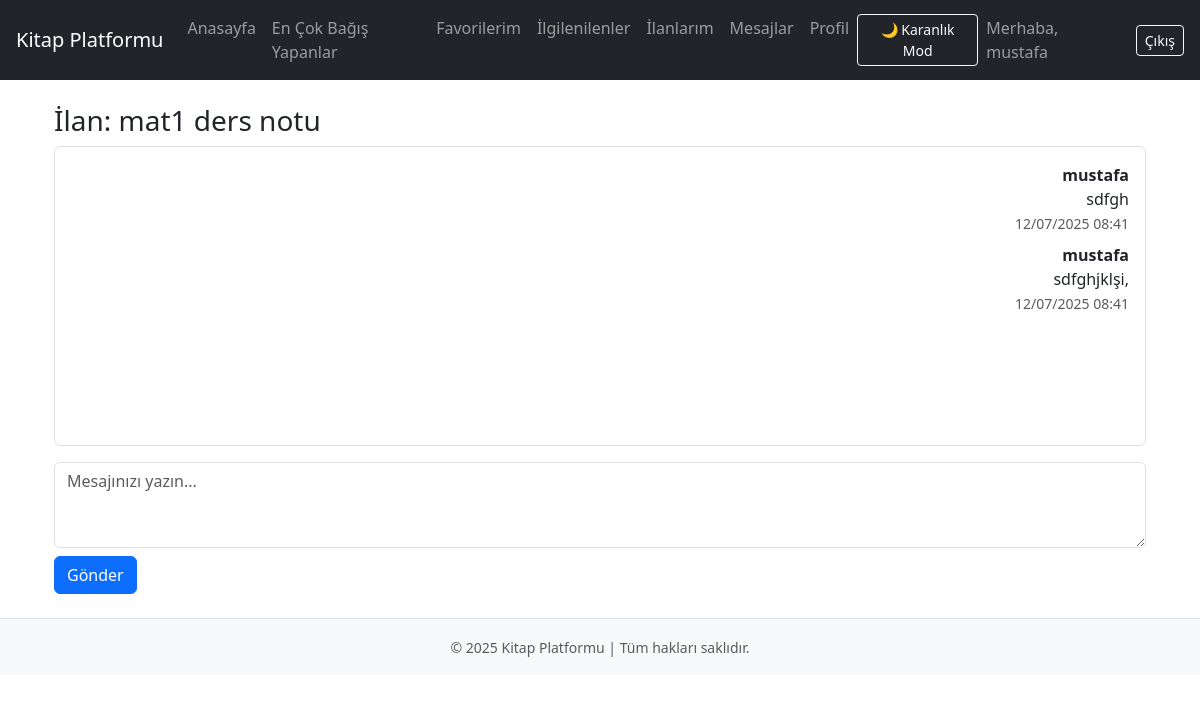
/conversation/1/ (signed in), run on an earlier commit of the app's database.
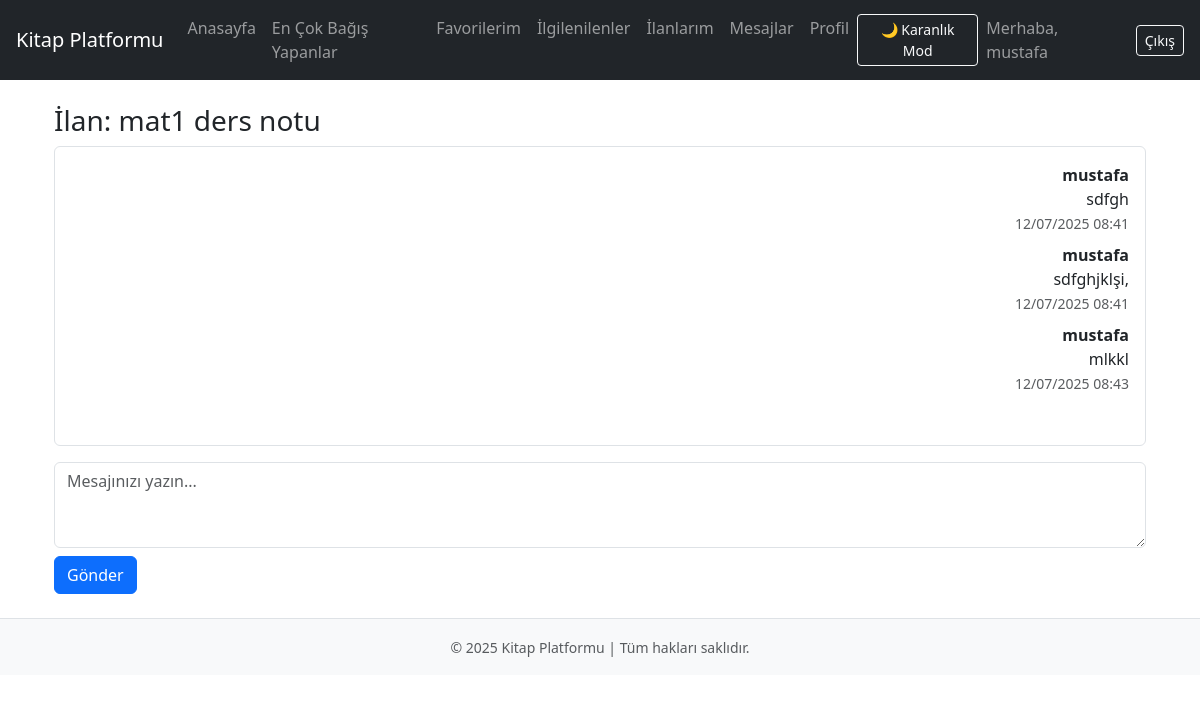
And on a later commit of the database.
### messaging/models.py (models this page shows, shortened)
class Message(models.Model):
    conversation = models.ForeignKey(Conversation, related_name='messages', on_delete=models.CASCADE)
    sender = models.ForeignKey(User, on_delete=models.CASCADE)
    text = models.TextField()
    timestamp = models.DateTimeField(auto_now_add=True)
    class Meta:
        ordering = ['timestamp']

### messaging/views.py (the view)
# urls.py: path('conversation/<int:conversation_id>/', views.conversation_detail, name='conversation_detail'),]
@login_required
def conversation_detail(request, conversation_id):
    conversation = get_object_or_404(Conversation, id=conversation_id)
    if request.user != conversation.buyer and request.user != conversation.seller:
        django_messages.error(request, "Bu konuşmaya erişim yetkiniz yok.")
        return redirect('home')
    if request.method == 'POST':
        form = MessageForm(request.POST)
        if form.is_valid():
            message = form.save(commit=False)
            message.conversation = conversation
            message.sender = request.user
            message.save()
            return redirect('conversation_detail', conversation_id=conversation.id)
    else:
        form = MessageForm()
    chat_messages = conversation.messages.order_by('timestamp')
    context = {
        'conversation': conversation,
        'chat_messages': chat_messages,
        'form': form,
    }
    return render(request, 'messages/conversation_detail.html', context)  # ✅ Parantez kapandı

### messaging/forms.py
class MessageForm(forms.ModelForm):
    class Meta:
        model = Message
        fields = ['text']
        widgets = {
            'text': forms.Textarea(attrs={'rows': 3, 'class': 'form-control', 'placeholder': 'Mesajınızı yazın...'}),
        }

### templates/messages/conversation_detail.html (shortened to what this page needs)
{% extends 'base.html' %}
{% block content %}
<div class="container mt-4">
  <h3>İlan: {{ conversation.listing.title }}</h3>
  <div class="border rounded p-3 mb-3" style="height: 300px; overflow-y: auto;">
    {% if chat_messages %}
      {% for message in chat_messages %}
        <div class="mb-2 {% if message.sender == user %}text-end{% endif %}">
          <strong>{{ message.sender.username }}</strong><br>
          {{ message.text }}<br>
          <small class="text-muted">{{ message.timestamp|date:"d/m/Y H:i" }}</small>
        </div>
      {% endfor %}
    {% else %}
      <p class="text-muted">Henüz mesaj yok.</p>
    {% endif %}
  </div>
  <form method="post">
    {{ form.text }}
    <button type="submit" class="btn btn-primary mt-2">Gönder</button>
  </form>
</div>
{% endblock %}

What changed in the data, as far as the page shows it:
added Message: sender.username "mustafa", text "mlkkl", timestamp "12/07/2025 08:43"
